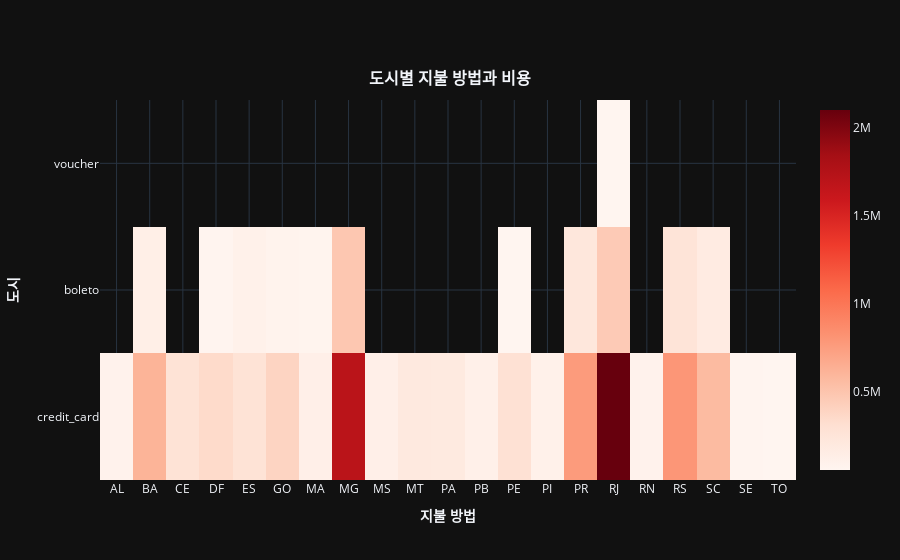

The code cell stored with this chart in its notebook:
### Code cell
layout = {
    'title':  {
            "text": "<b>도시별 지불 방법과 비용</b>",
            "x": 0.5,
            "y": 0.87,
            "font": {
                "size": 16
            }
    },
    'xaxis': {
        'title': '<b>지불 방법</b>',
        'showticklabels':True,
        'dtick': 1
    },
    "yaxis": {
        "title": "<b>도시</b>"
    },
    "template":'plotly_dark'
}
products_state_payment_value.iplot(kind = 'heatmap', x = 'customer_state', y = 'payment_type', z = 'payment_value', colorscale = 'Reds', layout = layout)

# 상파울루를 지우니까 그나마 알록달록해짐
# 역시 수도라 그런가 부자가 많나봄
# 대부분 신용카드를 쓰고 그다음으로 boleto를 쓰는 경우가 많음

### Figure 1 — Plotly figure (JSON) as saved in the notebook; plotly's stock layout.template omitted (floating-point values rounded to 4 significant figures)
{"data": [{"colorscale": [[0, "rgb(255,245,240)"], [0.125, "rgb(254,224,210)"], [0.25, "rgb(252,187,161)"], [0.375, "rgb(252,146,114)"], [0.5, "rgb(251,106,74)"], [0.625, "rgb(239,59,44)"], [0.75, "rgb(203,24,29)"], [0.875, "rgb(165,15,21)"], [1, "rgb(103,0,13)"]], "type": "heatmap", "x": ["AL", "BA", "BA", "CE", "DF", "DF", "ES", "ES", "GO", "GO", "MA", "MA", "MG", "MG", "MS", "MT", "PA", "PB", "PE", "PE", "PI", "PR", "PR", "RJ", "RJ", "RJ", "RN", "RS", "RS", "SC", "SC", "SE", "TO"], "y": ["credit_card", "boleto", "credit_card", "credit_card", "boleto", "credit_card", "boleto", "credit_card", "boleto", "credit_card", "boleto", "credit_card", "boleto", "credit_card", "credit_card", "credit_card", "credit_card", "credit_card", "boleto", "credit_card", "credit_card", "boleto", "credit_card", "boleto", "credit_card", "voucher", "credit_card", "boleto", "credit_card", "boleto", "credit_card", "credit_card", "credit_card"], "z": [89400.0, 126800.0, 612700.0, 276000.0, 63920.0, 343700.0, 106000.0, 278100.0, 76470.0, 394700.0, 66420.0, 124100.0, 484200.0, 1707000.0, 124000.0, 199200.0, 187300.0, 116300.0, 53900.0, 291800.0, 105500.0, 220000.0, 768400.0, 458600.0, 2103000.0, 54280.0, 89490.0, 257000.0, 796100.0, 170000.0, 567600.0, 63580.0, 53360.0], "zmax": 2103000.0, "zmin": 53360.0}], "layout": {"title": {"font": {"size": 16}, "text": "<b>도시별 지불 방법과 비용</b>", "x": 0.5, "y": 0.87}, "xaxis": {"dtick": 1, "showticklabels": true, "title": {"text": "<b>지불 방법</b>"}}, "yaxis": {"title": {"text": "<b>도시</b>"}}}}
